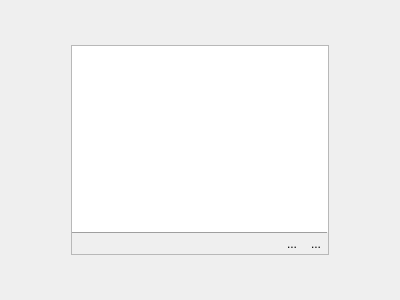
<?xml version="1.0" encoding="UTF-8"?>
<ui version="4.0">
 <class>Settings</class>
 <widget class="QWidget" name="Settings">
  <property name="geometry">
   <rect>
    <x>0</x>
    <y>0</y>
    <width>400</width>
    <height>300</height>
   </rect>
  </property>
  <property name="windowTitle">
   <string>Form</string>
  </property>
  <layout class="QGridLayout" name="gridLayout_2">
   <item row="1" column="2">
    <spacer name="horizontalSpacer_3">
     <property name="orientation">
      <enum>Qt::Horizontal</enum>
     </property>
     <property name="sizeHint" stdset="0">
      <size>
       <width>40</width>
       <height>20</height>
      </size>
     </property>
    </spacer>
   </item>
   <item row="1" column="1">
    <widget class="QFrame" name="frame">
     <property name="frameShape">
      <enum>QFrame::StyledPanel</enum>
     </property>
     <property name="frameShadow">
      <enum>QFrame::Raised</enum>
     </property>
     <layout class="QGridLayout" name="gridLayout">
      <property name="leftMargin">
       <number>0</number>
      </property>
      <property name="topMargin">
       <number>0</number>
      </property>
      <property name="rightMargin">
       <number>0</number>
      </property>
      <property name="bottomMargin">
       <number>0</number>
      </property>
      <property name="spacing">
       <number>0</number>
      </property>
      <item row="1" column="0" colspan="4">
       <widget class="QFrame" name="frame_2">
        <property name="maximumSize">
         <size>
          <width>16777215</width>
          <height>1</height>
         </size>
        </property>
        <property name="frameShape">
         <enum>QFrame::HLine</enum>
        </property>
        <property name="frameShadow">
         <enum>QFrame::Raised</enum>
        </property>
       </widget>
      </item>
      <item row="4" column="2">
       <widget class="QToolButton" name="toolButton_2">
        <property name="text">
         <string>...</string>
        </property>
        <property name="icon">
         <iconset theme="list-remove"/>
        </property>
        <property name="autoRaise">
         <bool>true</bool>
        </property>
       </widget>
      </item>
      <item row="0" column="0" colspan="4">
       <widget class="QListWidget" name="listWidget">
        <property name="frameShape">
         <enum>QFrame::NoFrame</enum>
        </property>
       </widget>
      </item>
      <item row="4" column="0">
       <spacer name="horizontalSpacer">
        <property name="orientation">
         <enum>Qt::Horizontal</enum>
        </property>
        <property name="sizeHint" stdset="0">
         <size>
          <width>40</width>
          <height>20</height>
         </size>
        </property>
       </spacer>
      </item>
      <item row="4" column="3">
       <widget class="QToolButton" name="toolButton">
        <property name="text">
         <string>...</string>
        </property>
        <property name="icon">
         <iconset theme="list-add"/>
        </property>
        <property name="autoRaise">
         <bool>true</bool>
        </property>
       </widget>
      </item>
     </layout>
    </widget>
   </item>
   <item row="2" column="1">
    <spacer name="verticalSpacer">
     <property name="orientation">
      <enum>Qt::Vertical</enum>
     </property>
     <property name="sizeHint" stdset="0">
      <size>
       <width>20</width>
       <height>40</height>
      </size>
     </property>
    </spacer>
   </item>
   <item row="1" column="0">
    <spacer name="horizontalSpacer_2">
     <property name="orientation">
      <enum>Qt::Horizontal</enum>
     </property>
     <property name="sizeHint" stdset="0">
      <size>
       <width>40</width>
       <height>20</height>
      </size>
     </property>
    </spacer>
   </item>
   <item row="0" column="1">
    <spacer name="verticalSpacer_2">
     <property name="orientation">
      <enum>Qt::Vertical</enum>
     </property>
     <property name="sizeHint" stdset="0">
      <size>
       <width>20</width>
       <height>40</height>
      </size>
     </property>
    </spacer>
   </item>
  </layout>
 </widget>
 <resources/>
 <connections/>
</ui>
